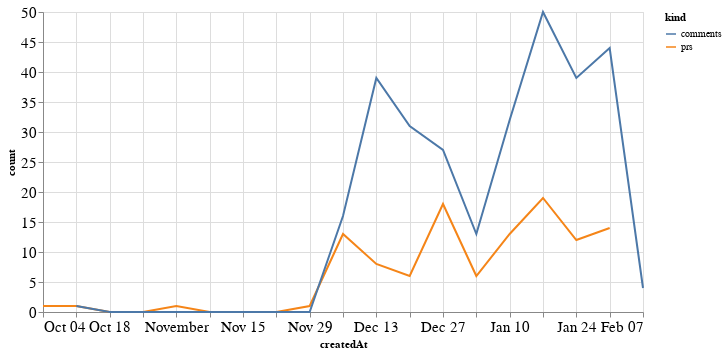

Here is the notebook cell this chart was saved with:
### Code cell
alt.Chart(total_time, width=600).mark_line().encode(
    x='createdAt',
    y='count',
    color='kind'
)

### Figure 1 — Vega-Lite specification as saved in the notebook (floating-point values rounded to 4 significant figures)
{"config": {"axisLeft": {"labelFontSize": 15}, "axisBottom": {"labelFontSize": 15}}, "data": {"name": "data-b6cf4053933c419ec11e07742bec6eeb"}, "mark": "line", "encoding": {"color": {"type": "nominal", "field": "kind"}, "x": {"type": "temporal", "field": "createdAt"}, "y": {"type": "quantitative", "field": "count"}}, "width": 600, "$schema": "https://vega.github.io/schema/vega-lite/v4.8.1.json", "datasets": {"data-b6cf4053933c419ec11e07742bec6eeb": [{"createdAt": "2020-10-04T00:00:00", "kind": "prs", "count": 1.0}, {"createdAt": "2020-10-11T00:00:00", "kind": "prs", "count": 1.0}, {"createdAt": "2020-10-18T00:00:00", "kind": "prs", "count": 0.0}, {"createdAt": "2020-10-25T00:00:00", "kind": "prs", "count": 0.0}, {"createdAt": "2020-11-01T00:00:00", "kind": "prs", "count": 1.0}, {"createdAt": "2020-11-08T00:00:00", "kind": "prs", "count": 0.0}, {"createdAt": "2020-11-15T00:00:00", "kind": "prs", "count": 0.0}, {"createdAt": "2020-11-22T00:00:00", "kind": "prs", "count": 0.0}, {"createdAt": "2020-11-29T00:00:00", "kind": "prs", "count": 1.0}, {"createdAt": "2020-12-06T00:00:00", "kind": "prs", "count": 13.0}, {"createdAt": "2020-12-13T00:00:00", "kind": "prs", "count": 8.0}, {"createdAt": "2020-12-20T00:00:00", "kind": "prs", "count": 6.0}, {"createdAt": "2020-12-27T00:00:00", "kind": "prs", "count": 18.0}, {"createdAt": "2021-01-03T00:00:00", "kind": "prs", "count": 6.0}, {"createdAt": "2021-01-10T00:00:00", "kind": "prs", "count": 13.0}, {"createdAt": "2021-01-17T00:00:00", "kind": "prs", "count": 19.0}, {"createdAt": "2021-01-24T00:00:00", "kind": "prs", "count": 12.0}, {"createdAt": "2021-01-31T00:00:00", "kind": "prs", "count": 14.0}, {"createdAt": "2021-02-07T00:00:00", "kind": "prs", "count": null}, {"createdAt": "2020-10-04T00:00:00", "kind": "comments", "count": null}, {"createdAt": "2020-10-11T00:00:00", "kind": "comments", "count": 1.0}, {"createdAt": "2020-10-18T00:00:00", "kind": "comments", "count": 0.0}, {"createdAt": "2020-10-25T00:00:00", "kind": "comments", "count": 0.0}, {"createdAt": "2020-11-01T00:00:00", "kind": "comments", "count": 0.0}, {"createdAt": "2020-11-08T00:00:00", "kind": "comments", "count": 0.0}, {"createdAt": "2020-11-15T00:00:00", "kind": "comments", "count": 0.0}, {"createdAt": "2020-11-22T00:00:00", "kind": "comments", "count": 0.0}, {"createdAt": "2020-11-29T00:00:00", "kind": "comments", "count": 0.0}, {"createdAt": "2020-12-06T00:00:00", "kind": "comments", "count": 16.0}, {"createdAt": "2020-12-13T00:00:00", "kind": "comments", "count": 39.0}, {"createdAt": "2020-12-20T00:00:00", "kind": "comments", "count": 31.0}, {"createdAt": "2020-12-27T00:00:00", "kind": "comments", "count": 27.0}, {"createdAt": "2021-01-03T00:00:00", "kind": "comments", "count": 13.0}, {"createdAt": "2021-01-10T00:00:00", "kind": "comments", "count": 32.0}, {"createdAt": "2021-01-17T00:00:00", "kind": "comments", "count": 50.0}, {"createdAt": "2021-01-24T00:00:00", "kind": "comments", "count": 39.0}, {"createdAt": "2021-01-31T00:00:00", "kind": "comments", "count": 44.0}, {"createdAt": "2021-02-07T00:00:00", "kind": "comments", "count": 4.0}]}}
